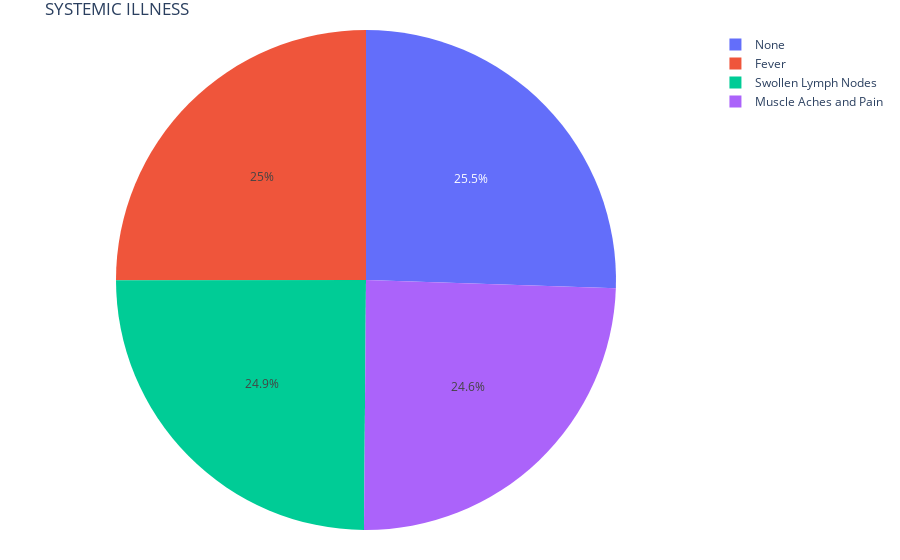
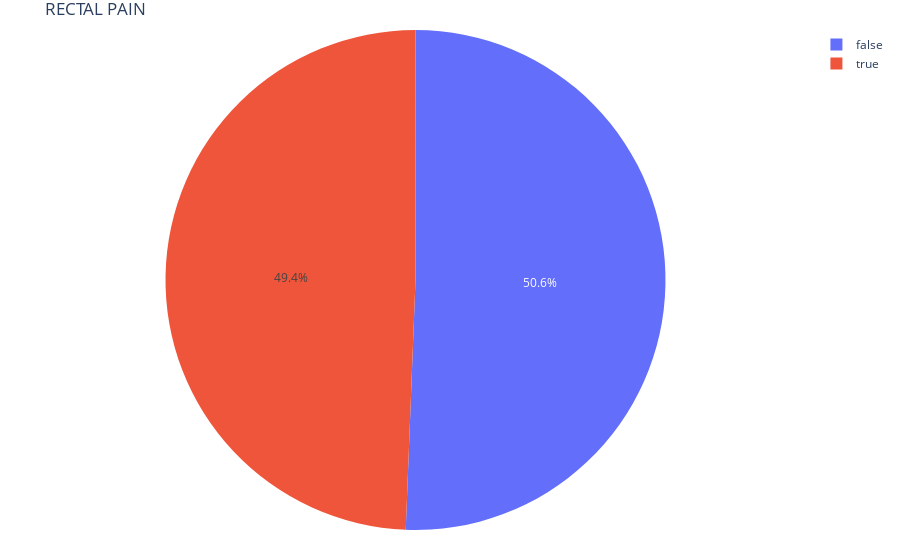
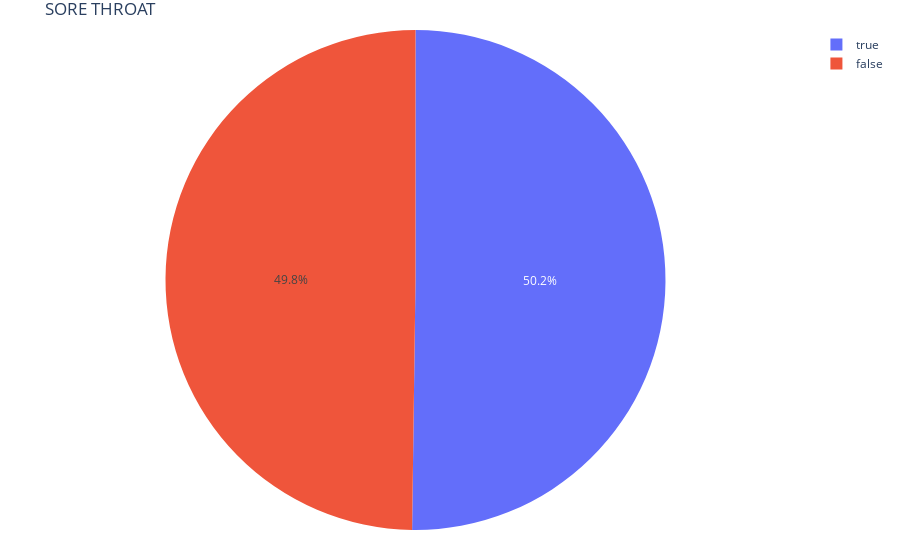
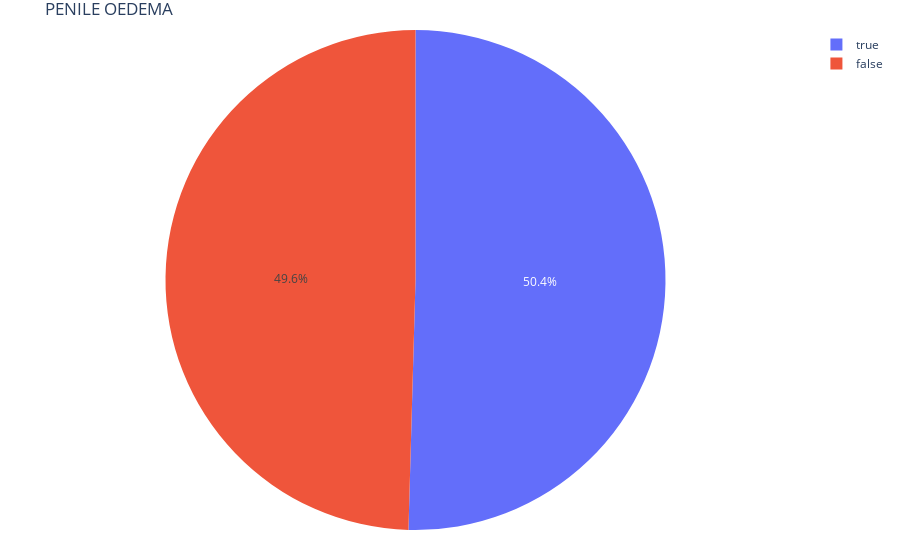

Notebook source saved alongside these figures, in order:
### Markdown cell above
## What is the distribution of all the variables under study?

### Code cell
for col in df.columns:
    names = df[col].unique()
    values = df[col].value_counts()
    fig = px.pie(names = names, values= values, title=col.upper())
    fig.update_layout(margin=dict(l=30, r=30, t=30, b=30))
    fig.show()

### Figure 1 — Plotly figure (JSON) as saved in the notebook; plotly's stock layout.template omitted (floating-point values rounded to 4 significant figures)
{"data": [{"domain": {"x": [0, 1], "y": [0, 1]}, "hovertemplate": "label=%{label}<br>value=%{value}<extra></extra>", "labels": ["None", "Fever", "Swollen Lymph Nodes", "Muscle Aches and Pain"], "legendgroup": "", "name": "", "showlegend": true, "values": [6382, 6252, 6216, 6150], "type": "pie"}], "layout": {"legend": {"tracegroupgap": 0}, "title": {"text": "SYSTEMIC ILLNESS"}, "margin": {"l": 30, "r": 30, "t": 30, "b": 30}, "autosize": true}}

### Figure 2 — Plotly figure (JSON) as saved in the notebook; plotly's stock layout.template omitted (floating-point values rounded to 4 significant figures)
{"data": [{"domain": {"x": [0, 1], "y": [0, 1]}, "hovertemplate": "label=%{label}<br>value=%{value}<extra></extra>", "labels": [false, true], "legendgroup": "", "name": "", "showlegend": true, "values": [12655, 12345], "type": "pie"}], "layout": {"legend": {"tracegroupgap": 0}, "title": {"text": "RECTAL PAIN"}, "margin": {"l": 30, "r": 30, "t": 30, "b": 30}, "autosize": true}}

### Figure 3 — Plotly figure (JSON) as saved in the notebook; plotly's stock layout.template omitted (floating-point values rounded to 4 significant figures)
{"data": [{"domain": {"x": [0, 1], "y": [0, 1]}, "hovertemplate": "label=%{label}<br>value=%{value}<extra></extra>", "labels": [true, false], "legendgroup": "", "name": "", "showlegend": true, "values": [12554, 12446], "type": "pie"}], "layout": {"legend": {"tracegroupgap": 0}, "title": {"text": "SORE THROAT"}, "margin": {"l": 30, "r": 30, "t": 30, "b": 30}, "autosize": true}}

### Figure 4 — Plotly figure (JSON) as saved in the notebook; plotly's stock layout.template omitted (floating-point values rounded to 4 significant figures)
{"data": [{"domain": {"x": [0, 1], "y": [0, 1]}, "hovertemplate": "label=%{label}<br>value=%{value}<extra></extra>", "labels": [true, false], "legendgroup": "", "name": "", "showlegend": true, "values": [12612, 12388], "type": "pie"}], "layout": {"legend": {"tracegroupgap": 0}, "title": {"text": "PENILE OEDEMA"}, "margin": {"l": 30, "r": 30, "t": 30, "b": 30}, "autosize": true}}
